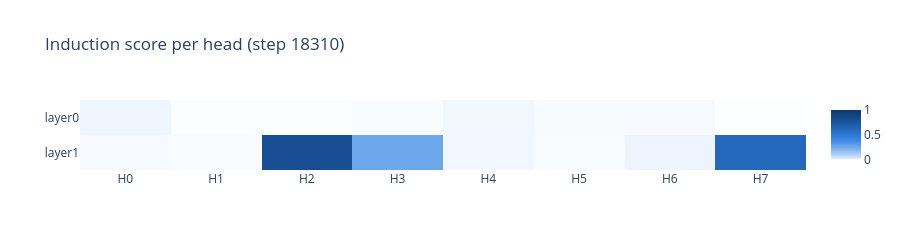
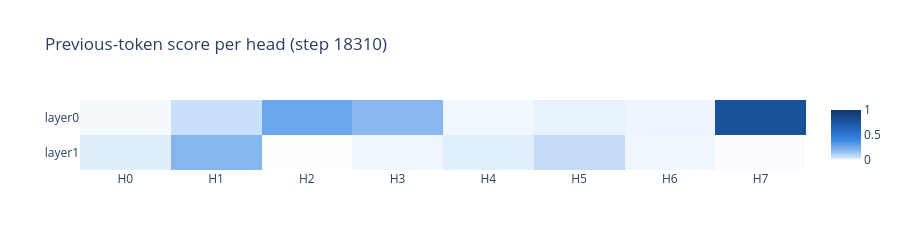

The notebook cell saved with these charts, in order:
### Code cell
# every head's score at the end of training (from the last evaluation logged during training)
last = m[-1]
imshow(t.tensor(last["ind"]), x=[f"H{h}" for h in range(n_heads)], y=a.labels, zmin=0, zmax=1,
       title=f"Induction score per head (step {last['step']})", height=250)
imshow(t.tensor(last["prev"]), x=[f"H{h}" for h in range(n_heads)], y=a.labels, zmin=0, zmax=1,
       title=f"Previous-token score per head (step {last['step']})", height=250)

### Figure 1 — Plotly figure (JSON) as saved in the notebook; plotly's stock layout.template omitted (floating-point values rounded to 4 significant figures)
{"data": [{"coloraxis": "coloraxis", "hovertemplate": "x: %{x}<br>y: %{y}<br>color: %{z}<extra></extra>", "name": "0", "type": "heatmap", "x": ["H0", "H1", "H2", "H3", "H4", "H5", "H6", "H7"], "xaxis": "x", "y": ["layer0", "layer1"], "yaxis": "y", "z": [[0.0148, 0.0033, 0.0042, 0.0056, 0.0131, 0.0077, 0.009, 0.0024], [0.0088, 0.0063, 0.8117, 0.2617, 0.0139, 0.0059, 0.0183, 0.6138]]}], "layout": {"coloraxis": {"autocolorscale": false, "cmax": 1, "cmin": 0, "colorscale": [[0, "#ffffff"], [0.05, "#cde2fb"], [0.2, "#86b6ef"], [0.4, "#3987e5"], [0.6, "#256abf"], [0.8, "#184f95"], [1, "#0d366b"]]}, "height": 250, "title": {"text": "Induction score per head (step 18310)"}, "xaxis": {"anchor": "y", "domain": [0, 1]}, "yaxis": {"anchor": "x", "autorange": "reversed", "domain": [0, 1]}}}

### Figure 2 — Plotly figure (JSON) as saved in the notebook; plotly's stock layout.template omitted (floating-point values rounded to 4 significant figures)
{"data": [{"coloraxis": "coloraxis", "hovertemplate": "x: %{x}<br>y: %{y}<br>color: %{z}<extra></extra>", "name": "0", "type": "heatmap", "x": ["H0", "H1", "H2", "H3", "H4", "H5", "H6", "H7"], "xaxis": "x", "y": ["layer0", "layer1"], "yaxis": "y", "z": [[0.0107, 0.0583, 0.2685, 0.1908, 0.0139, 0.023, 0.0176, 0.7786], [0.0306, 0.1996, 0.0029, 0.0148, 0.0299, 0.07, 0.0147, 0.0052]]}], "layout": {"coloraxis": {"autocolorscale": false, "cmax": 1, "cmin": 0, "colorscale": [[0, "#ffffff"], [0.05, "#cde2fb"], [0.2, "#86b6ef"], [0.4, "#3987e5"], [0.6, "#256abf"], [0.8, "#184f95"], [1, "#0d366b"]]}, "height": 250, "title": {"text": "Previous-token score per head (step 18310)"}, "xaxis": {"anchor": "y", "domain": [0, 1]}, "yaxis": {"anchor": "x", "autorange": "reversed", "domain": [0, 1]}}}
